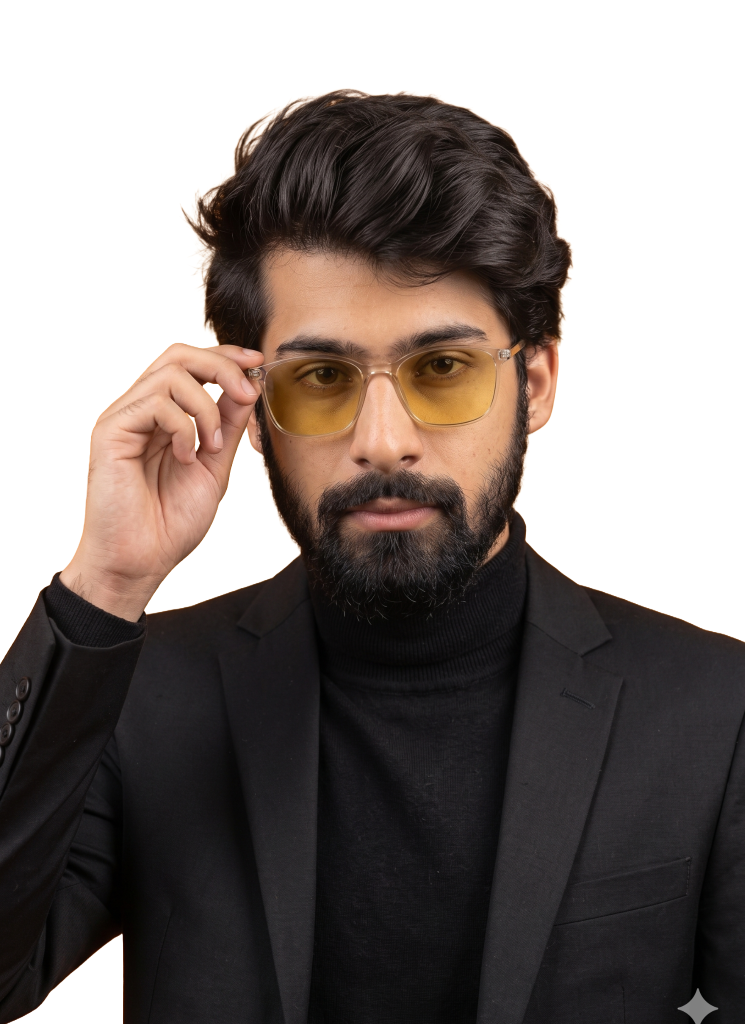
#> input picture my image.png, 1490 x 2048 px (shown at 1/2 size)
$ python verify_and_update_all.py
#> lines starting #> are read from the running program, lines starting #| are printed output that depends on the picture; after the words box and inside, x2 and y2 are one past the last pixel; in counts of white or black regions, pixels touching at a corner belong together
"""
DEPRECATED: superseded by rebuild_perfect_svgs_with_morph.py.

This script is an earlier draft of the portrait pipeline. It still contains
hardcoded Windows paths from the original author's machine and, in some
cases, points at the OLD source photo (meeee.png, now in
_old_source_backup/). Do not run this to regenerate the live portrait --
use:

    python rebuild_perfect_svgs_with_morph.py

Kept only for reference to the halftone/dither logic it was built from.
"""
import os
import math
import shutil
import numpy as np
from PIL import Image, ImageFilter, ImageOps
import xml.etree.ElementTree as ET

def load_and_crop_photo(photo_path, target_w=300, target_h=307):
#> called with photo_path = 'my image.png', target_w = 300, target_h = 307
    img = Image.open(photo_path)
#> img is the input picture: PIL image 1490x2048 RGBA; mean R, G, B, A 41.2, 32.3, 28.2, 163.2
    arr = np.array(img.convert("RGBA"), dtype=np.float32)

    alpha = arr[:, :, 3] / 255.0
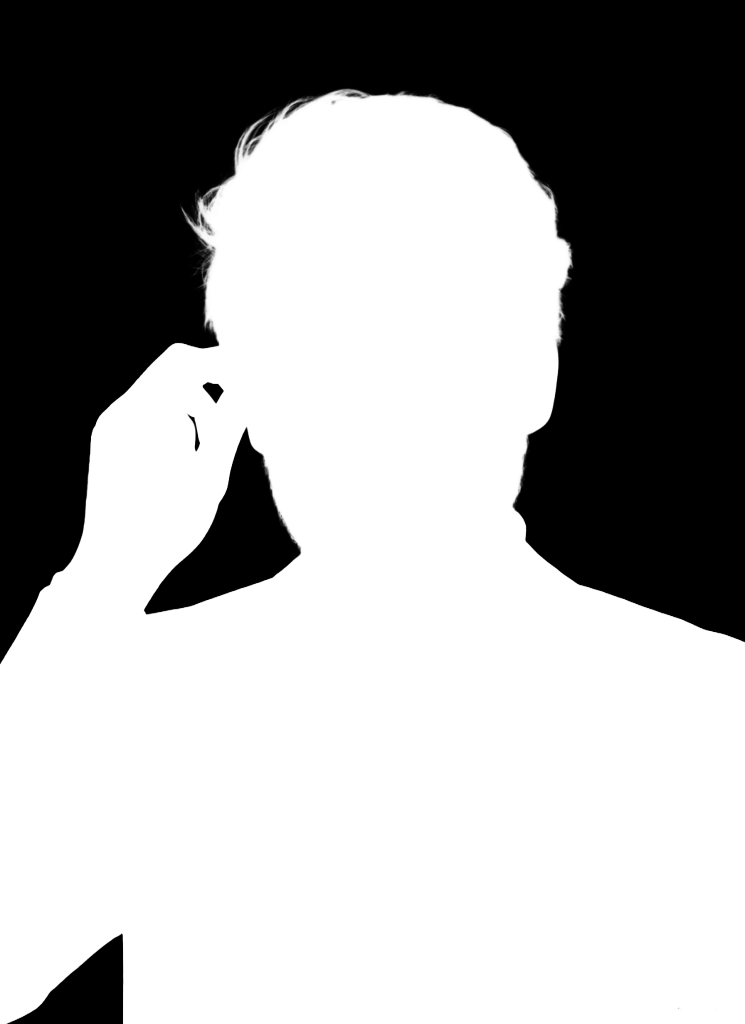
#> alpha: shape (2048, 1490) float32 (shown at 1/2 size); min 0, max 1, mean 0.64
    row_alpha = alpha.sum(axis=1)
#> row_alpha = 2048 values, max 1490 at index 1332, min 0 at index 0, mean 953.3
    top_y = np.where(row_alpha > target_w * 0.1)[0][0]
#> top_y = 181

    start_y = max(0, top_y - 25)
#> start_y = 156
    orig_h, orig_w = arr.shape[:2]
#> orig_h = 2048; orig_w = 1490
    target_aspect = target_w / target_h
    desired_h = int(round(orig_w / target_aspect))
#> desired_h = 1525

    if start_y + desired_h <= orig_h:
        cropped = img.crop((0, start_y, orig_w, start_y + desired_h))
    else:
        avail_h = orig_h - start_y
        desired_w = int(round(avail_h * target_aspect))
        left_x = (orig_w - desired_w) // 2
        cropped = img.crop((left_x, start_y, left_x + desired_w, orig_h))

    resized = cropped.resize((target_w, target_h), Image.Resampling.LANCZOS)
    res_arr = np.array(resized, dtype=np.float32)
    return res_arr

def compute_adaptive_contrast_map(res_arr):
    rgb = res_arr[:, :, :3] / 255.0
    alpha = res_arr[:, :, 3] / 255.0
#> alpha: shape (307, 300) float32

    alpha_img = Image.fromarray((alpha * 255).astype(np.uint8))
    alpha_smooth = np.array(alpha_img.filter(ImageFilter.GaussianBlur(radius=0.5)), dtype=np.float32) / 255.0
    fg_mask = (alpha_smooth > 0.15).astype(np.float32)
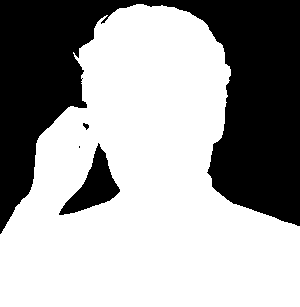
#> fg_mask: shape (307, 300) float32; values 0 (black) and 1 (white), 63.5% white; 4 black regions (1 under 20 px), largest, box (x1, y1, x2, y2) and area: (0, 0, 300, 234) 31858, (59, 143, 120, 215) 1710, (83, 123, 89, 130) 25

    lum = 0.28 * rgb[:, :, 0] + 0.57 * rgb[:, :, 1] + 0.15 * rgb[:, :, 2]

    lum_img = Image.fromarray((np.clip(lum, 0, 1) * 255).astype(np.uint8))
    blur_large = np.array(lum_img.filter(ImageFilter.GaussianBlur(radius=10)), dtype=np.float32) / 255.0
    blur_med   = np.array(lum_img.filter(ImageFilter.GaussianBlur(radius=3)), dtype=np.float32) / 255.0
    blur_fine  = np.array(lum_img.filter(ImageFilter.GaussianBlur(radius=0.8)), dtype=np.float32) / 255.0

    detail_fine = lum - blur_fine
    detail_med  = lum - blur_med
    local_norm  = lum / (blur_large + 0.05)

    edge_detector = np.array(lum_img.filter(ImageFilter.FIND_EDGES), dtype=np.float32) / 255.0
    edges = np.clip(edge_detector * 2.0, 0, 1) * fg_mask

    h, w = lum.shape
#> h = 307; w = 300
    y_idx, x_idx = np.indices((h, w))

    is_face = (y_idx >= h * 0.15) & (y_idx <= h * 0.65) & (x_idx >= w * 0.2) & (x_idx <= w * 0.8) & (fg_mask > 0.5)
#> is_face: shape (307, 300) bool; 23.9% white; 1 white region, box (x1, y1, x2, y2) and area: (60, 47, 231, 200) 21982
    is_jacket = (y_idx > h * 0.60) & (fg_mask > 0.5)
#> is_jacket: shape (307, 300) bool; 35.4% white; 1 white region, box (x1, y1, x2, y2) and area: (0, 185, 300, 307) 32582
    is_beard = (y_idx >= h * 0.45) & (y_idx <= h * 0.65) & (x_idx >= w * 0.3) & (x_idx <= w * 0.7) & (fg_mask > 0.5)
#> is_beard: shape (307, 300) bool; 6.8% white; 1 white region, box (x1, y1, x2, y2) and area: (90, 139, 211, 200) 6303

    return lum, local_norm, detail_fine, detail_med, edges, fg_mask

def generate_halftone_dither(res_arr, is_dark_mode=True, target_density=0.18):
    lum, local_norm, detail_fine, detail_med, edges, fg_mask = compute_adaptive_contrast_map(res_arr)

    bayer_8x8 = np.array([
        [ 0, 32,  8, 40,  2, 34, 10, 42],
        [48, 16, 56, 24, 50, 18, 58, 26],
        [12, 44,  4, 36, 14, 46,  6, 38],
        [60, 28, 52, 20, 62, 30, 54, 22],
        [ 3, 35, 11, 43,  1, 33,  9, 41],
        [51, 19, 59, 27, 49, 17, 57, 25],
        [15, 47,  7, 39, 13, 45,  5, 37],
        [63, 31, 55, 23, 61, 29, 53, 21]
    ], dtype=np.float32) / 64.0

    h, w = lum.shape
#> h = 307; w = 300
    tiled_bayer = np.tile(bayer_8x8, (int(np.ceil(h / 8)), int(np.ceil(w / 8))))[:h, :w]

    if is_dark_mode:
        base_tone = lum * 0.65 + (local_norm - 1.0) * 0.15 + detail_med * 1.8 + detail_fine * 1.4
        base_tone += edges * 0.35
        base_tone = np.clip(base_tone, 0, 1) * fg_mask

        low, high = -1.0, 1.0
        best_binary = None
        for _ in range(25):
            mid = (low + high) / 2.0
            thresh = (tiled_bayer * 0.75 + 0.12) + mid
            binary = (base_tone > thresh).astype(np.uint8) * (fg_mask > 0.3).astype(np.uint8)
            binary = np.where(edges > 0.45, 1, binary) * (fg_mask > 0.3).astype(np.uint8)
            binary[0, :] = 1; binary[-1, :] = 1; binary[:, 0] = 1; binary[:, -1] = 1

            density = binary.mean()
            if density < target_density:
                high = mid
            else:
                low = mid
#> this loop made 25 passes
#> density on passes 1 to 12: 0.133, 0.456, 0.285, 0.19, 0.156, 0.17, 0.179, 0.183, 0.181, 0.182, 0.181, 0.182
#> binary: shape (307, 300); values 0 (black) and 1 (white), 18.2% white in thin lines or dots
        best_binary = binary

    else:
        inv_lum = 1.0 - lum
        base_tone = inv_lum * 0.75 + (1.0 - local_norm) * 0.15 - detail_med * 1.8 - detail_fine * 1.4
        base_tone += edges * 0.45
        base_tone = np.clip(base_tone, 0, 1) * fg_mask

        low, high = -1.0, 1.0
        best_binary = None
        for _ in range(25):
            mid = (low + high) / 2.0
            thresh = (tiled_bayer * 0.70 + 0.10) + mid
            binary = (base_tone > thresh).astype(np.uint8) * (fg_mask > 0.3).astype(np.uint8)
            binary = np.where(edges > 0.40, 1, binary) * (fg_mask > 0.3).astype(np.uint8)
            binary[0, :] = 1; binary[-1, :] = 1; binary[:, 0] = 1; binary[:, -1] = 1

            density = binary.mean()
            if density > target_density:
                low = mid
            else:
                high = mid
        best_binary = binary

    return best_binary

def serialize_runs_to_path(runs):
    if not runs:
        return "M0 0h1v1h-1z"
    parts = [f"M{x} {y}h{l}v1h-{l}z" for x, y, l in runs]
    return "".join(parts)

def update_svg_file(source_svg, dest_svg, binary_canvas_300x307, name="SVG"):
    print(f"\n=================== UPDATING {name} ({dest_svg}) ===================")
    full_canvas = np.zeros((350, 320), dtype=np.uint8)
    full_canvas[32:32+307, 0:300] = binary_canvas_300x307

    runs = []
    for y in range(350):
        row = full_canvas[y]
        diff = np.diff(np.concatenate(([0], row, [0])))
        starts = np.where(diff == 1)[0]
        ends = np.where(diff == -1)[0]
        for s, e in zip(starts, ends):
            runs.append((s, y, e - s))

    runs_sorted = sorted(runs, key=lambda r: (r[1], r[0]))
    total_runs = len(runs_sorted)
    print(f"Generated {total_runs} horizontal pixel runs for portrait.")

    with open(source_svg, 'r', encoding='utf-8') as f:
        content = f.read()

    tree = ET.ElementTree(ET.fromstring(content))
    root = tree.getroot()

    # FIND ALL containers that have translate(50,86) scale(...) or hold portrait animation groups
    containers_modified = 0
    total_paths_updated = 0

    for elem in root.iter():
        if elem.tag.endswith('g'):
            tr = elem.attrib.get('transform', '')
            if 'translate(50,86)' in tr or 'scale(1.24' in tr or 'translate(50' in tr:
                # Find all direct child groups that contain paths
                child_groups_with_paths = []
                for child in elem:
                    if child.tag.endswith('g'):
                        path_el = child.find('{*}path')
                        if path_el is None:
                            path_el = child.find('path')
                        if path_el is not None:
                            child_groups_with_paths.append((child, path_el))

                num_groups = len(child_groups_with_paths)
                if num_groups > 0:
                    containers_modified += 1
                    chunk = max(1, total_runs // num_groups)
                    print(f"  Container #{containers_modified} (transform='{tr}'): updating {num_groups} animation groups...")
                    for i, (grp, path_el) in enumerate(child_groups_with_paths):
                        s = i * chunk
                        e = (i + 1) * chunk if i < num_groups - 1 else total_runs
                        path_el.set('d', serialize_runs_to_path(runs_sorted[s:e]))
                        total_paths_updated += 1

    print(f"Successfully updated {containers_modified} portrait group containers across {total_paths_updated} animated path layers!")

    tree.write(dest_svg, encoding="UTF-8", xml_declaration=True)
    print(f"Live file written: {dest_svg}")
    return True

if __name__ == "__main__":
    photo_path = "my image.png"
    if not os.path.exists(photo_path):
        print(f"Error: file {photo_path} not found.")
        exit(1)

    print("Processing 'my image.png' with Ultimate Adaptive Contrast & Density Engine...")
    res_arr = load_and_crop_photo(photo_path, 300, 307)

    binary_dark = generate_halftone_dither(res_arr, is_dark_mode=True, target_density=0.182)
    binary_light = generate_halftone_dither(res_arr, is_dark_mode=False, target_density=0.415)
#> call 2 of generate_halftone_dither, with is_dark_mode = False, target_density = 0.415
#> in generate_halftone_dither (call 2), `base_tone = np.clip(base_tone, 0, 1) * fg_mask`:
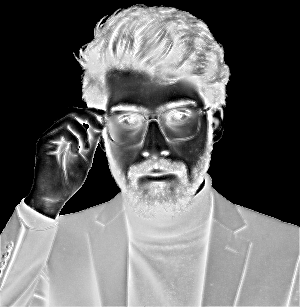
#> base_tone: shape (307, 300) float32; min 0, max 1, mean 0.401
#> the loop in generate_halftone_dither (call 2), `for _ in range(25):` made 25 passes
#> density on passes 1 to 12: 0.501, 0.163, 0.329, 0.416, 0.372, 0.394, 0.405, 0.411, 0.413, 0.415, 0.415, 0.415
#> after the loop in generate_halftone_dither (call 2), `for _ in range(25):`:
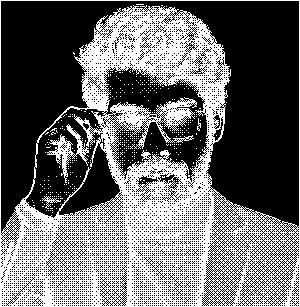
#> binary: shape (307, 300); values 0 (black) and 1 (white), 41.5% white in thin lines or dots

    # Save verification previews
    h, w = binary_dark.shape
#> h = 307; w = 300
    dark_preview = np.full((h, w, 3), [10, 16, 31], dtype=np.uint8)
    dark_preview[binary_dark == 1] = [167, 139, 250]
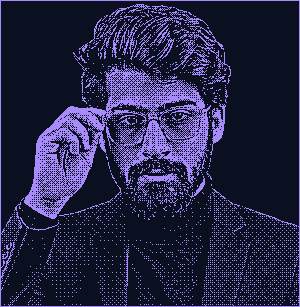
#> dark_preview: shape (307, 300, 3); mean of channels 0, 1, 2 38.6, 38.4, 70.9; drawn as R, G, B
    Image.fromarray(dark_preview).save("perfect_dark.png")

    light_preview = np.full((h, w, 3), [248, 250, 252], dtype=np.uint8)
    light_preview[binary_light == 1] = [124, 58, 237]
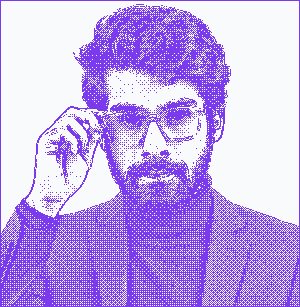
#> light_preview: shape (307, 300, 3); mean of channels 0, 1, 2 196.5, 170.3, 245.8; drawn as R, G, B
    Image.fromarray(light_preview).save("perfect_light.png")

    artifacts_dir = "C:/Users/M.Shahzaib/.gemini/antigravity/brain/d4cc5c92-ddf6-4f25-9f64-bcabfa9266d5"
    if os.path.exists(artifacts_dir):
        shutil.copyfile("perfect_dark.png", os.path.join(artifacts_dir, "perfect_dark.png"))
        shutil.copyfile("perfect_light.png", os.path.join(artifacts_dir, "perfect_light.png"))
        print("Copied preview images to artifacts directory.")

    # Perform full deep replacement on both dark and light SVGs
    backup_dark = "arifhaxn-main/dark_original_backup.svg"
    live_dark = "arifhaxn-main/dark.svg"
    update_svg_file(backup_dark, live_dark, binary_dark, "Dark Theme Banner")
#> in update_svg_file, `full_canvas[32:32+307, 0:300] = binary_canvas_300x307`:
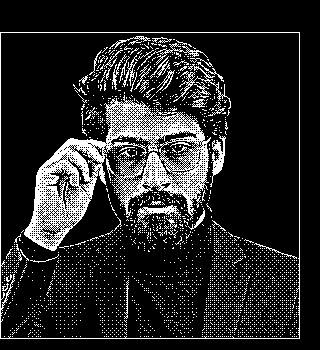
#> full_canvas: shape (350, 320); values 0 (black) and 1 (white), 15% white in thin lines or dots, all inside (x1, y1, x2, y2) = (0, 32, 300, 339)
#> the loop in update_svg_file, `for y in range(350):` made 350 passes
#> (starts, ends) on passes 33 to 35: ([0], [300]), ([0, 299], [1, 300]), ([0, 299], [1, 300])
#> after the loop in update_svg_file, `for y in range(350):`: runs = 9035 items, first 6: (0, 32, 300), (0, 33, 1), (299, 33, 1), (0, 34, 1), (299, 34, 1), (0, 35, 1)
#> in update_svg_file, `runs_sorted = sorted(runs, key=lambda r: (r[1], r[0]))`: runs_sorted has the same summary as runs
#> in update_svg_file, `total_runs = len(runs_sorted)`: total_runs = 9035
#| Generated 9035 horizontal pixel runs for portrait.
#> (the run stopped early here; a loop or call above may not have finished)
